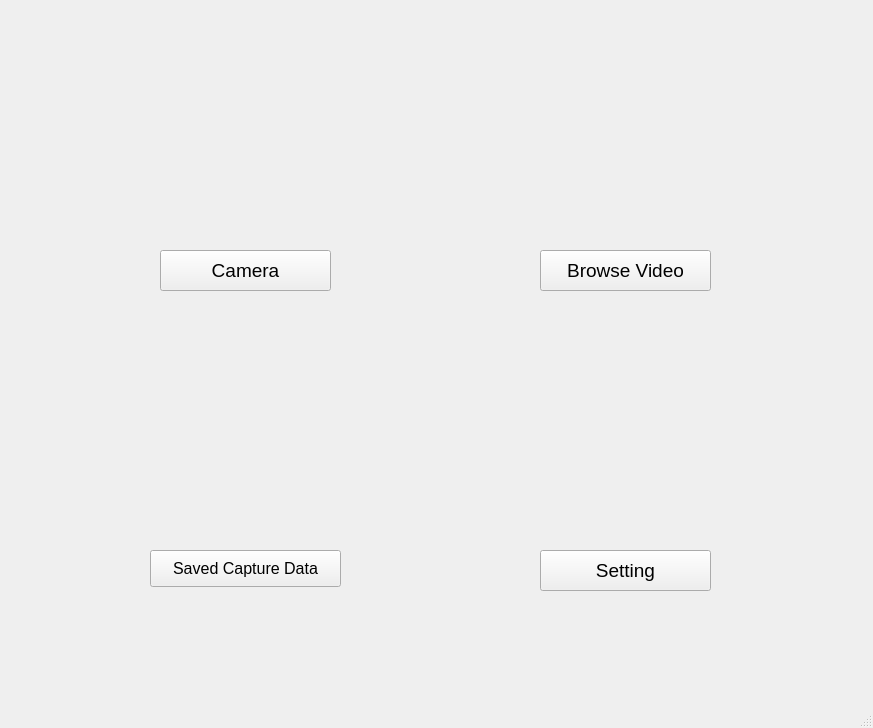
<?xml version="1.0" encoding="UTF-8"?>
<ui version="4.0">
 <class>MainWindow</class>
 <widget class="QMainWindow" name="MainWindow">
  <property name="geometry">
   <rect>
    <x>0</x>
    <y>0</y>
    <width>873</width>
    <height>728</height>
   </rect>
  </property>
  <property name="font">
   <font>
    <pointsize>15</pointsize>
   </font>
  </property>
  <property name="windowTitle">
   <string>MainWindow</string>
  </property>
  <property name="styleSheet">
   <string notr="true"/>
  </property>
  <widget class="QWidget" name="centralwidget">
   <property name="styleSheet">
    <string notr="true"/>
   </property>
   <widget class="QPushButton" name="Camera_btn">
    <property name="geometry">
     <rect>
      <x>160</x>
      <y>250</y>
      <width>171</width>
      <height>41</height>
     </rect>
    </property>
    <property name="font">
     <font>
      <pointsize>14</pointsize>
     </font>
    </property>
    <property name="text">
     <string>Camera</string>
    </property>
   </widget>
   <widget class="QPushButton" name="BrouseVideo_btn">
    <property name="geometry">
     <rect>
      <x>540</x>
      <y>250</y>
      <width>171</width>
      <height>41</height>
     </rect>
    </property>
    <property name="font">
     <font>
      <pointsize>14</pointsize>
     </font>
    </property>
    <property name="text">
     <string>Browse Video</string>
    </property>
   </widget>
   <widget class="QPushButton" name="PreviousVideo_btn">
    <property name="geometry">
     <rect>
      <x>150</x>
      <y>550</y>
      <width>191</width>
      <height>37</height>
     </rect>
    </property>
    <property name="font">
     <font>
      <pointsize>12</pointsize>
     </font>
    </property>
    <property name="text">
     <string>Saved Capture Data</string>
    </property>
   </widget>
   <widget class="QPushButton" name="Setting_btn">
    <property name="geometry">
     <rect>
      <x>540</x>
      <y>550</y>
      <width>171</width>
      <height>41</height>
     </rect>
    </property>
    <property name="font">
     <font>
      <pointsize>14</pointsize>
     </font>
    </property>
    <property name="text">
     <string>Setting</string>
    </property>
   </widget>
   <widget class="QLabel" name="label">
    <property name="geometry">
     <rect>
      <x>160</x>
      <y>40</y>
      <width>171</width>
      <height>191</height>
     </rect>
    </property>
    <property name="autoFillBackground">
     <bool>false</bool>
    </property>
    <property name="styleSheet">
     <string notr="true">image: url(:/newPrefix/Camera2.png);</string>
    </property>
    <property name="text">
     <string/>
    </property>
    <property name="pixmap">
     <pixmap>../assets/images/Camera2.png</pixmap>
    </property>
    <property name="scaledContents">
     <bool>true</bool>
    </property>
   </widget>
   <widget class="QLabel" name="label_2">
    <property name="geometry">
     <rect>
      <x>540</x>
      <y>40</y>
      <width>171</width>
      <height>191</height>
     </rect>
    </property>
    <property name="styleSheet">
     <string notr="true">image: url(:/newPrefix/video.png);</string>
    </property>
    <property name="text">
     <string/>
    </property>
    <property name="pixmap">
     <pixmap>../assets/images/video.png</pixmap>
    </property>
    <property name="scaledContents">
     <bool>true</bool>
    </property>
   </widget>
   <widget class="QLabel" name="label_3">
    <property name="geometry">
     <rect>
      <x>160</x>
      <y>360</y>
      <width>171</width>
      <height>171</height>
     </rect>
    </property>
    <property name="styleSheet">
     <string notr="true">image: url(:/newPrefix/Previous Video.png);</string>
    </property>
    <property name="text">
     <string/>
    </property>
    <property name="pixmap">
     <pixmap>Previous Video.png</pixmap>
    </property>
    <property name="scaledContents">
     <bool>true</bool>
    </property>
   </widget>
   <widget class="QLabel" name="label_4">
    <property name="geometry">
     <rect>
      <x>540</x>
      <y>360</y>
      <width>171</width>
      <height>171</height>
     </rect>
    </property>
    <property name="styleSheet">
     <string notr="true">image: url(:/newPrefix/setting2.png);</string>
    </property>
    <property name="text">
     <string/>
    </property>
    <property name="pixmap">
     <pixmap>setting2.png</pixmap>
    </property>
    <property name="scaledContents">
     <bool>true</bool>
    </property>
   </widget>
  </widget>
  <widget class="QMenuBar" name="menubar">
   <property name="geometry">
    <rect>
     <x>0</x>
     <y>0</y>
     <width>873</width>
     <height>41</height>
    </rect>
   </property>
  </widget>
  <widget class="QStatusBar" name="statusbar"/>
 </widget>
 <resources>
  <include location="logo.qrc"/>
 </resources>
 <connections/>
</ui>
